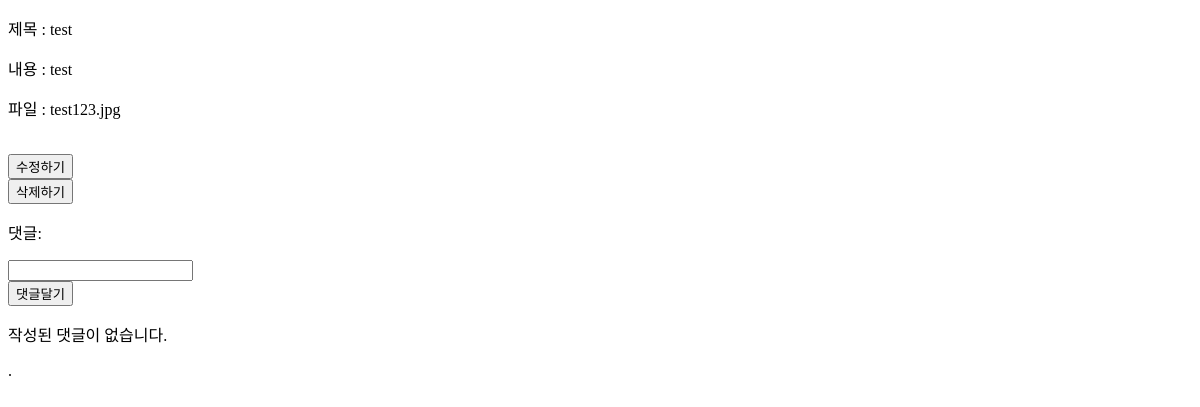
The app's page /detail/12/, older data.
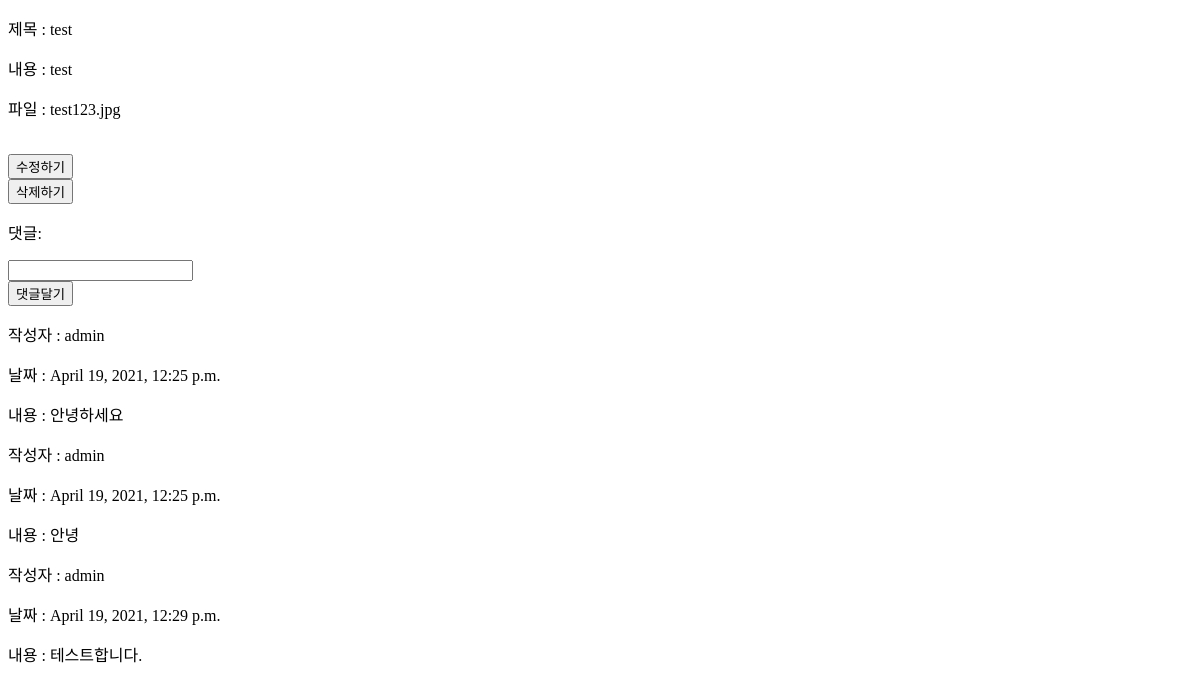
The same page, newer data.
### post/models.py (models this page shows, shortened)
class Post(models.Model):
    title = models.CharField(max_length=80, null=False)
    content = models.TextField(null=False)
    writer = models.ForeignKey(User, on_delete=models.CASCADE, null=False)
    pub_date = models.DateTimeField(auto_now_add=True)
    modify_date = models.DateTimeField(auto_now=True)
    delete = models.BooleanField(default=False)
    files = models.FileField(
        upload_to="Post/%Y/%m/%d/", max_length=None, null=True, blank=True
    )  # None 안될 시 100
    def get_file_name(self):
        file_dir = self.files.url.split('/')
        file_name = file_dir[-1]
        return file_name

class Comment(models.Model):
    content = models.CharField(max_length=80, null=False)
    post = models.ForeignKey(Post, on_delete=models.CASCADE)
    writer = models.ForeignKey(User, on_delete=models.CASCADE, null=False)
    pub_date = models.DateTimeField(auto_now_add=True)
    modify_date = models.DateTimeField(auto_now=True)
    delete = models.BooleanField(default=False)

### user/models.py (models this page shows)
class User(AbstractUser):
    pass

### post/views.py (the view)
# urls.py: path("detail/<int:post_id>/", views.detail, name="detail"),
def detail(request, post_id):
    if request.method == "GET":
        try:
            id_data = Post.objects.get(pk=post_id)
            context = {"id_data": id_data}
            try:
                print(post_id)
                comment_datas = Comment.objects.filter(post=post_id, delete=False)
                context["comment_datas"]=comment_datas
            except Comment.DoesNotExist:
                context["comment_data"]="작성된 댓글이 없습니다."
        except Post.DoesNotExist:
            raise Http404("없거나 삭제된 게시물입니다.")
        return render(request, "post/detail.html", context)
    elif request.method == "POST":
        id_data = Post.objects.get(pk=post_id)
        id_data.delete = True
        id_data.save()
        return HttpResponseRedirect(reverse("post:index"))

### post/templates/post/detail.html (shortened to what this page needs)
<!DOCTYPE html>
  <body>
    <main>
      {% if id_data %}
        <p>제목 : {{ id_data.title }}</p>
        <p>내용 : {{ id_data.content }}</p>
        {% if id_data.files %}
          <p>파일 : {{ id_data.get_file_name }}</p>
        {% endif %}
        <form action="{% url 'post:edit' id_data.id %}" method="GET">
          <input type="submit" name="" value="수정하기">
        </form>
        <form action="{% url 'post:detail' id_data.id %}" method="POST">
          <input type="submit" name="" value="삭제하기">
        </form>
        <form action="{% url 'post:comment' id_data.id %}" method="POST">
          <p>댓글: </p><input type="text" name="comment" wrap = "virtual" rows = "1" cols="30"><br>
          <input type="submit" name="" value="댓글달기">
        </form>
      {% else %}
        <p>게시글 내용이 없습니다.</p>
      {% endif %}
      {% if comment_datas %}
        {% for comment_data in comment_datas %}
          <div>
            <p>작성자 : {{ comment_data.writer }}</p>
            <p>날짜 : {{ comment_data.pub_date }}</p>
            <p>내용 : {{ comment_data.content }}</p>
          </div>
        {% endfor %}
      {% else %}
        <p>작성된 댓글이 없습니다.</p>.
      {% endif %}
    </main>
  </body>
</html>

Row changes from the older to the newer data that the page shows:
added Comment: writer "admin", pub_date "April 19, 2021, 12:25 p.m.", content "안녕하세요"
added Comment: writer "admin", pub_date "April 19, 2021, 12:25 p.m.", content "안녕"
added Comment: writer "admin", pub_date "April 19, 2021, 12:29 p.m.", content "테스트합니다."
Text that changed along with them:
text no longer shown: "작성된 댓글이 없습니다. ."
